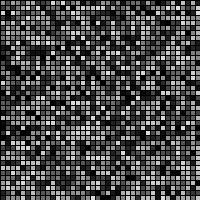
Frame 1 (no input)
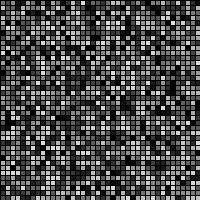
Frame 60 (the mouse pressed at the canvas centre just before this capture)
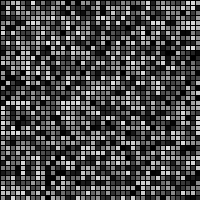
Frame 120 (the mouse held since frame 60 and released just before this capture)

The Processing sketch that drew these frames (run headless with seeded random() and noise(); from frame 60 on, the mouse is pressed at the canvas centre):

// Processing sketch: fun
// ── fun.pde
void setup()
{
size(200, 200); 
}
void draw()
{
  background(0);
for (int i = 5; i <= width; i += 5) {
  for (int y = 5; y <= height; y += 5) {
    fill(random(222));
    rectMode(CENTER);
    rect(i,y,10,10);
    }
    
}
}
